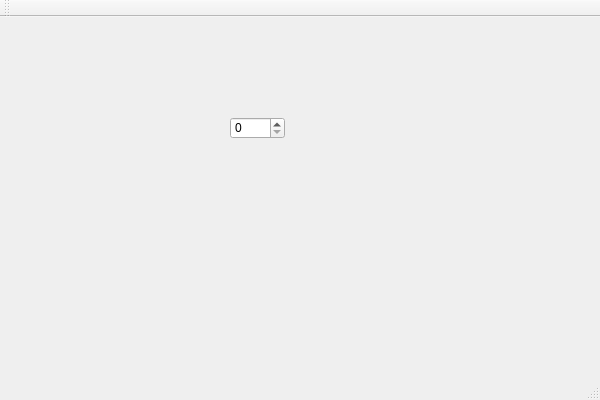
<?xml version="1.0" encoding="UTF-8"?>
<ui version="4.0">
 <class>QtWidgetsApplication3Class</class>
 <widget class="QMainWindow" name="QtWidgetsApplication3Class">
  <property name="geometry">
   <rect>
    <x>0</x>
    <y>0</y>
    <width>600</width>
    <height>400</height>
   </rect>
  </property>
  <property name="windowTitle">
   <string>QtWidgetsApplication3</string>
  </property>
  <widget class="QWidget" name="centralWidget">
   <widget class="QWidget" name="widget" native="true">
    <property name="geometry">
     <rect>
      <x>370</x>
      <y>160</y>
      <width>120</width>
      <height>80</height>
     </rect>
    </property>
   </widget>
   <widget class="QSpinBox" name="spinBox">
    <property name="geometry">
     <rect>
      <x>230</x>
      <y>100</y>
      <width>55</width>
      <height>22</height>
     </rect>
    </property>
   </widget>
  </widget>
  <widget class="QMenuBar" name="menuBar">
   <property name="geometry">
    <rect>
     <x>0</x>
     <y>0</y>
     <width>600</width>
     <height>21</height>
    </rect>
   </property>
  </widget>
  <widget class="QToolBar" name="mainToolBar">
   <attribute name="toolBarArea">
    <enum>TopToolBarArea</enum>
   </attribute>
   <attribute name="toolBarBreak">
    <bool>false</bool>
   </attribute>
  </widget>
  <widget class="QStatusBar" name="statusBar"/>
 </widget>
 <layoutdefault spacing="6" margin="11"/>
 <resources>
  <include location="QtWidgetsApplication3.qrc"/>
 </resources>
 <connections/>
</ui>
